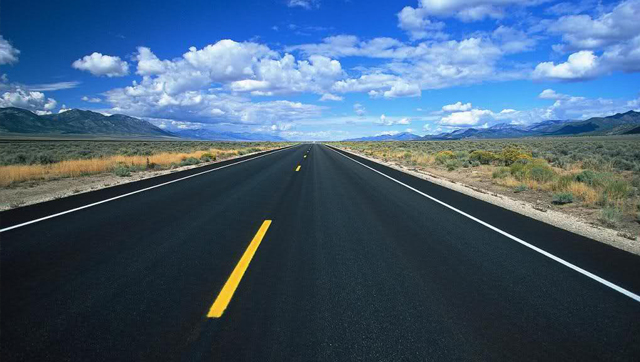
#> input picture Resources/road.jpg, 640 x 362 px
$ python 23_Probabilistic_Hough_Trans_Line.py
#> lines starting #> are read from the running program, lines starting #| are printed output that depends on the picture; after the words box and inside, x2 and y2 are one past the last pixel; in counts of white or black regions, pixels touching at a corner belong together
import cv2
import numpy as np

img = cv2.imread("Resources/road.jpg")
#> img is the input picture: shape (362, 640, 3); mean B, G, R 117.9, 92.9, 67.7
gray = cv2.cvtColor(img, cv2.COLOR_BGR2GRAY)
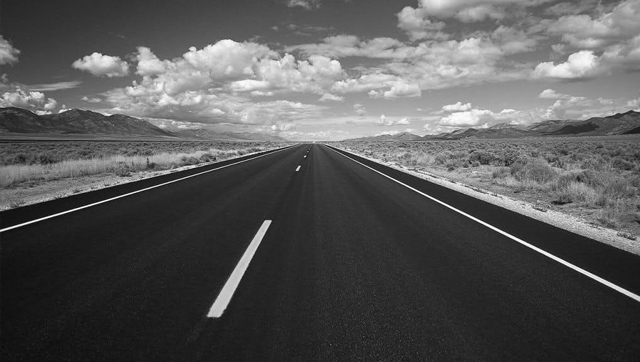
#> gray: shape (362, 640); min 5, max 255, mean 88.2
edges = cv2.Canny(gray, 30, 200, apertureSize=3)
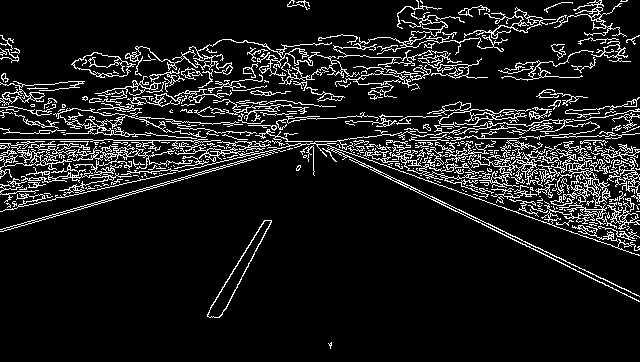
#> edges: shape (362, 640); 10.6% white in thin lines or dots
cv2.imshow("Edges", edges)

lines = cv2.HoughLinesP(edges, 1, np.pi/180, 100, minLineLength=100, maxLineGap=10)
#> lines = 66 rows, first 6: [474, 220, 639, 301], [317, 141, 556, 257], [240, 134, 595, 178], [327, 143, 638, 175], [387, 157, 609, 193], [404, 153, 584, 159]

for line in lines:
    x1, y1, x2, y2 = line[0]
    cv2.line(img, (x1, y1), (x2, y2), (0, 255, 0), 2)
#> this loop made 66 passes
#> (x1, y1, x2, y2) on passes 1 to 12: (474, 220, 639, 301), (317, 141, 556, 257), (240, 134, 595, 178), (327, 143, 638, 175), (387, 157, 609, 193), (404, 153, 584, 159), (328, 141, 491, 121), (537, 150, 638, 152), (110, 166, 245, 156), (465, 146, 631, 146), (0, 145, 133, 147), (3, 156, 150, 151)
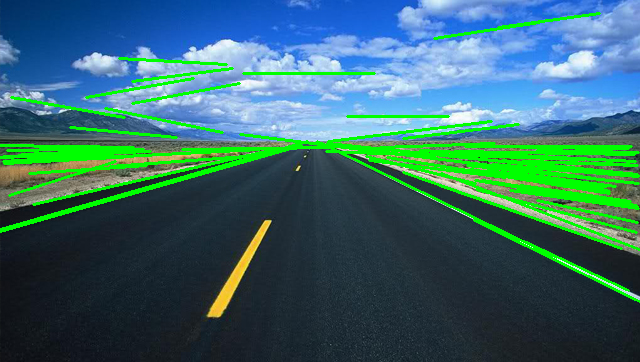
#> img: shape (362, 640, 3); 9.81% of pixels changed, all inside (x1, y1, x2, y2) = (0, 12, 640, 303)

cv2.imshow("Image", img)
cv2.waitKey(0)
cv2.destroyAllWindows()
